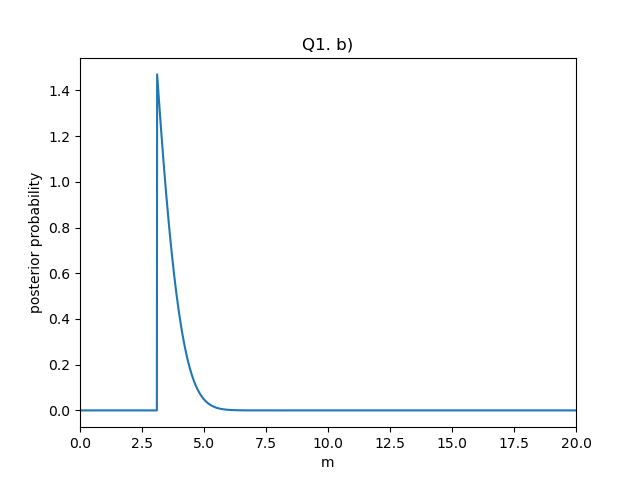

The script that saved this image:
"""
For question 1. b)

Measurements are drawn from a uniform distribution on the interval (0, m).
The probability of getting a measurement outside of this range is zero.

The endpoint m is not well-known,
but a prior experiment yields a Gaussian prior of m = 3 +/- 1.

You take three measurements, getting values of 2.5, 3.1, and 2.9.

Use Bayes's theorem to calculate / plot the new probability distribution for m.
"""
from matplotlib import pyplot as plt
import numpy as np
from scipy.integrate import quad
from utils import gaussian_pdf, uniform_pdf

observations = [2.5, 3.1, 2.9]

# use Bayes' theorem to calculate the probability
# distribution for R.
m_step = 0.01
m_vals = np.arange(0.01, 500, m_step)
priors = gaussian_pdf(m_vals, mu=3, sigma=1)

def likelihood_func(m_val):
    """Single-variable function for integrating."""
    # product of individual likelihoods bc independent measurements (I assume)
    unif_probs = [uniform_pdf(x=obs, start=0, end=m_val)
                  for obs in observations]
    return gaussian_pdf(m_val, mu=3, sigma=1) * np.prod(unif_probs, axis=0)

def likelihood_func_single(m_val):
    """Single-variable function for integrating."""
    # product of individual likelihoods bc independent measurements (I assume)
    unif_probs = [uniform_pdf(x=obs, start=0, end=m_val)
                  for obs in observations]
    return np.prod(unif_probs, axis=0)



likelihood = likelihood_func_single(m_vals)
normalization = quad(likelihood_func, 0, np.inf)[0]
posterior = likelihood * priors / normalization

print(sum(posterior) * m_step)

plt.title("Q1. b)")
plt.xlabel("m")
plt.ylabel("posterior probability")
plt.plot(m_vals, posterior)
plt.xlim(0,20)
plt.savefig("q1_b.png")
